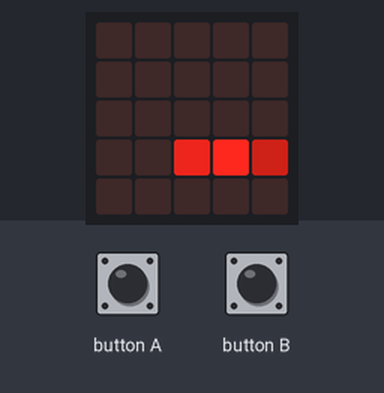
Bench run of a program on a simulated BBC micro:bit running MicroPython. Shown: the board's 5×5 LED display. The inputs (shaded band) are chosen by the test bench. Random numbers come from a fixed seed.

Above: at 1.2 s.
1.3 s: button A pressed for 0.15 s
At 1.67 s:
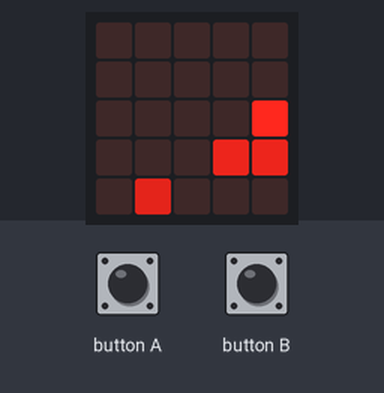
2.0 s: button B pressed for 0.15 s
At 2.28 s:
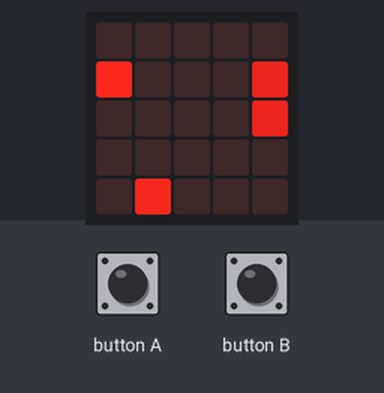
2.7 s: button A pressed for 1 s
At 2.88 s:
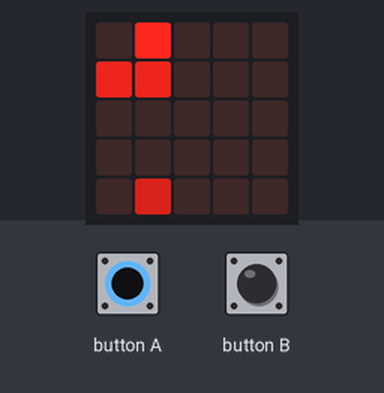
4.3 s: button B pressed for 1 s
At 4.71 s:
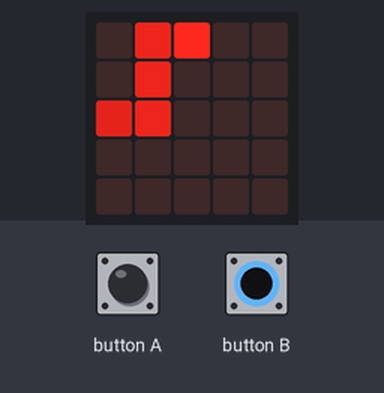
5.9 s: button A pressed for 0.15 s
At 6.23 s:
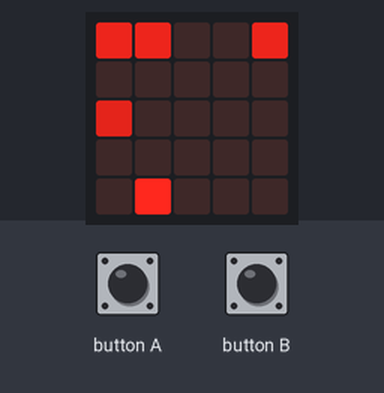
6.6 s: button B pressed for 0.15 s
At 6.84 s:
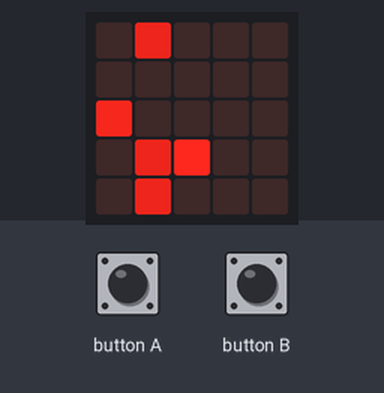
Timing chart, 0 to 9.6 s (numbered marks = the images above; inputs shaded):
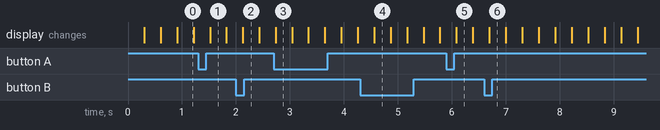

The program:

snake.py
```python
# (licence header left out)
from microbit import *
import random

#Position class, used to keep track of 2 dimensional positions0
class Position:
    def __init__(self, x, y):
        self.x = x
        self.y = y

dead = True

while True:
    #Snake properties
    snake_earlier = []
    snake_lenght = 2
    snake_pos = Position(0, 3)
    snake_direction = 1;    #The direction that the snake is facing
                            #  0 = Up  |  1 = Right  |  2 = Down  |  3 = Left
    #Cherry properties
    cherry_pos = Position(4, 3)
    cherry_clock = 2

    game_speed = 300        #how often game code gets looped, measured in milliseconds

    dead = False

    while dead == False:
        sleep(game_speed)

        #Input handling
        snake_direction += button_a.get_presses()
        snake_direction -= button_b.get_presses()

        snake_direction = snake_direction % 4

        #Snake movement
        if snake_direction == 0 :
            move_x = 0
            move_y = 1
        if snake_direction == 1 :
            move_x = 1
            move_y = 0
        if snake_direction == 2 :
            move_x = 0
            move_y = -1
        if snake_direction == 3 :
            move_x = -1
            move_y = 0

        snake_pos.x += move_x
        snake_pos.y += move_y


        #Loop around the screen
        snake_pos.x = snake_pos.x % 5
        snake_pos.y = snake_pos.y % 5

        #Death Check
        for i in range(len(snake_earlier), 1, -1) :
            posi = snake_earlier[i-1]
            if snake_pos.x == posi.x :
                if snake_pos.y == posi.y :
                    if i > len(snake_earlier) - snake_lenght :
                        display.scroll("dead", wait=True, loop=False)
                        dead = True
                        break

        #Cherry Check
        if snake_pos.x == cherry_pos.x :
            if snake_pos.y == cherry_pos.y :
                cherry_pos = Position(random.randint(0,4), random.randint(0,4))
                snake_lenght += 1

        #Rendering
        display.clear()

        cherry_clock += 1
        display.set_pixel(cherry_pos.x, cherry_pos.y, cherry_clock % 5 + 4)

        #Save old locations
        snake_earlier.append(Position(snake_pos.x, snake_pos.y))

        previous_positions = len(snake_earlier)

        for pos in snake_earlier :
            if snake_earlier.index(pos) >= previous_positions - snake_lenght :
                display.set_pixel(pos.x, pos.y, 7)
        display.set_pixel(snake_pos.x, snake_pos.y, 9)
```
